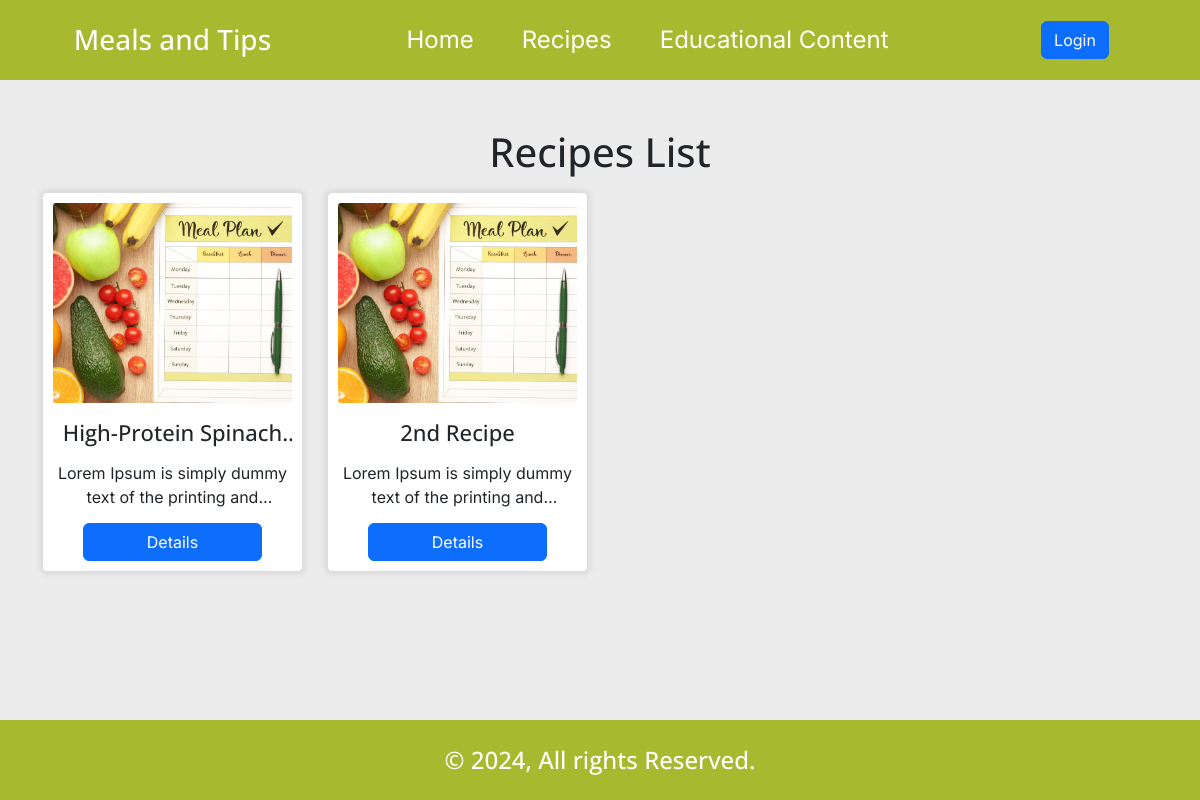
The app's page /recipes_list.php with its own data.
### tables this page shows
CREATE TABLE `recipes` (
  `id` int(11) NOT NULL,
  `recipe_title` varchar(255) NOT NULL,
  `ingredients` text NOT NULL,
  `instructions` text NOT NULL,
  `nutritionist_id` int(11) NOT NULL,
  `cat_id` int(11) NOT NULL,
  `recipe_status` enum('0','1','2') NOT NULL DEFAULT '0',
  `recipe_img` text DEFAULT NULL
);

### core/functions.php (called while the page is built, shortened)
<?php
function isLoggedin()
{
    return isset($_SESSION['user']) ? true : false;
}

### recipes_list.php (the view, shortened to what this page needs)
<?php
require_once 'core/database.php';
?>
<!DOCTYPE html>
<html lang="en">
<head>
    <?php include 'includes/external_css.php'; ?>
    <link rel="stylesheet" href="css/style.min.css">
</head>
<body id="recipes_list">
    <?php include_once 'includes/header.php'; ?>
    <div class="container mx-auto my-5 list-wrapper">
        <div class="row">
            <div class="col-12">
                <h1 class="text-center mb-3">Recipes List</h1>
            </div>
            <?php
            $list_recipes_Q = $db->query("CALL `get_recipes_list_approved`()");
            if (mysqli_num_rows($list_recipes_Q) > 0):
                while ($list_recipes = mysqli_fetch_object($list_recipes_Q)):
            ?>
                    <div class="col-12 col-md-3 mb-4">
                        <div class="content">
                            <div class="img">
                                <img src="img/recipe/<?= $list_recipes->recipe_img ?>" alt="recipe_img_<?= $list_recipes->recipe_id ?>">
                            </div>
                            <h3 class="mb-0 text-center"><?= $list_recipes->recipe_title ?></h3>
                            <p class="mb-0 text-center"><?= $list_recipes->instructions ?></p>
                            <div class="buttons_wrapper d-flex justify-content-center w-100 gap-2">
                                <a href="#!" data-id="<?= $list_recipes->recipe_id ?>" data-bs-toggle="modal" data-bs-target="#RecipeDetails" class="btn-recipe-details btn btn-primary w-75">Details</a>
                            </div>
                        </div>
                    </div>
                <?php endwhile;
            else: ?>
                <h3 class="alert alert-secondary text-center">No Recipe Available Right Now.</h3>
            <?php endif;
            $db->next_result(); ?>
        </div>
    </div>
    <div class="toast-container position-fixed bottom-0 end-0 p-3">
    </div>
    <?php include_once 'includes/footer.php'; ?>
</body>
</html>

### includes/external_css.php (shortened to what this page needs)
<link href="https://cdn.jsdelivr.net/npm/bootstrap@5.3.3/dist/css/bootstrap.min.css" rel="stylesheet">
<link rel="stylesheet" href="https://cdnjs.cloudflare.com/ajax/libs/font-awesome/6.6.0/css/all.min.css" />
<link rel="stylesheet" href="https://cdn.datatables.net/2.1.8/css/dataTables.bootstrap5.css">
<link rel="stylesheet" href="https://cdn.datatables.net/responsive/3.0.3/css/responsive.bootstrap5.css">

### includes/header.php
<header>
    <div class="container mx-auto">
        <div class="row">
            <div class="col-3 d-flex align-items-center justify-content-center">
                <div class="logo">
                    <a href="./" class="text-decoration-none">
                        <h3 class="text-white mb-0"><?= TITLE ?></h3>
                    </a>
                </div>
            </div>
            <div class="col-7 d-flex align-items-center justify-content-center">
                <ul class="nav d-flex gap-5">
                    <li>
                        <a class="fs-4" href="./">Home</a>
                    </li>
                    <li>
                        <a class="fs-4" href="./recipes_list.php">Recipes</a>
                    </li>
                    <li>
                        <a class="fs-4" href="./edu_list.php">Educational Content</a>
                    </li>
                </ul>
            </div>
            <div class="col-2 d-flex align-items-center justify-content-center">
                <div class="nav-buttons">
                    <?php if (isLoggedin()): ?>
                        <?php if ($userRole == 'admin'): ?>
                            <a href="./adminDashboard.php" class="btn btn-success">Dashboard</a>
                        <?php elseif ($userRole == 'nutritionist'): ?>
                            <a href="./nutritionistDashboard.php" class="btn btn-success">Dashboard</a>
                        <?php else: ?>
                            <a href="./userDashboard.php" class="btn btn-success">Dashboard</a>
                        <?php endif; ?>
                        <a href="logout.php" class="btn btn-danger">Logout</a>
                    <?php else: ?>
                        <a href="login.php" class="btn btn-primary">Login</a>
                    <?php endif; ?>
                </div>
            </div>
        </div>
    </div>
</header>

### includes/footer.php
<footer>
    <h4 class="text-white text-center mb-0">&copy; <?= date('Y') ?>, All rights Reserved.</h4>
</footer>

### records on screen
recipes: recipe_img (picture), recipe_title "High-Protein…", instructions "Lorem Ipsum is simply dummy text of the printing…"
recipes: recipe_img (picture), recipe_title "2nd Recipe", instructions "Lorem Ipsum is simply dummy text of the printing…"

### other values on screen
TITLE "Meals and Tips"
